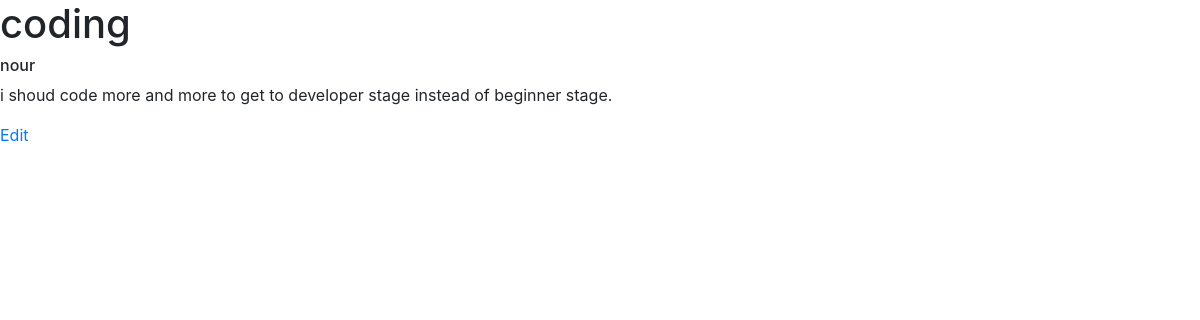
Page /articles/2/ on the committed database.
### main/models.py (models this page shows, shortened)
class Article(models.Model):
	title = models.CharField(max_length=250)
	content = models.TextField()
	author = models.ForeignKey(User, on_delete=models.CASCADE, related_name="articles")
	created_on = models.DateTimeField(auto_now_add=True)
	last_update = models.DateTimeField(auto_now=True)

### main/views.py (the view)
# urls.py: path('articles/<int:article_id>/', views.article_details, name="article-details"),
def article_details(request, article_id):
	context = {
	"article" : Article.objects.get(id=article_id)
	}
	return render(request, 'article_details.html', context)

### main/templates/article_details.html
{% extends "base.html" %}
{% block content %}
    <h1>{{article.title}}</h1>
    <h6>{{article.author}}</h6>
    <p>{{article.content}}</p>
    <a href="{% url 'edit-article' article.id %}">Edit</a>
 {% endblock content %}

### rows in the picture
Article: title "coding", author "nour", content "i shoud code more and more to get to developer stage instead of beginner stage."
